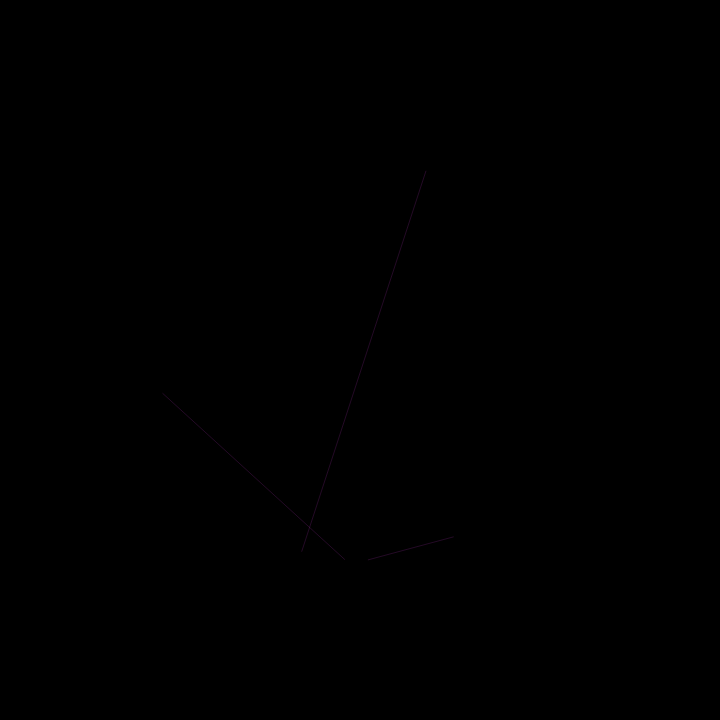
Frame 1 (no input)
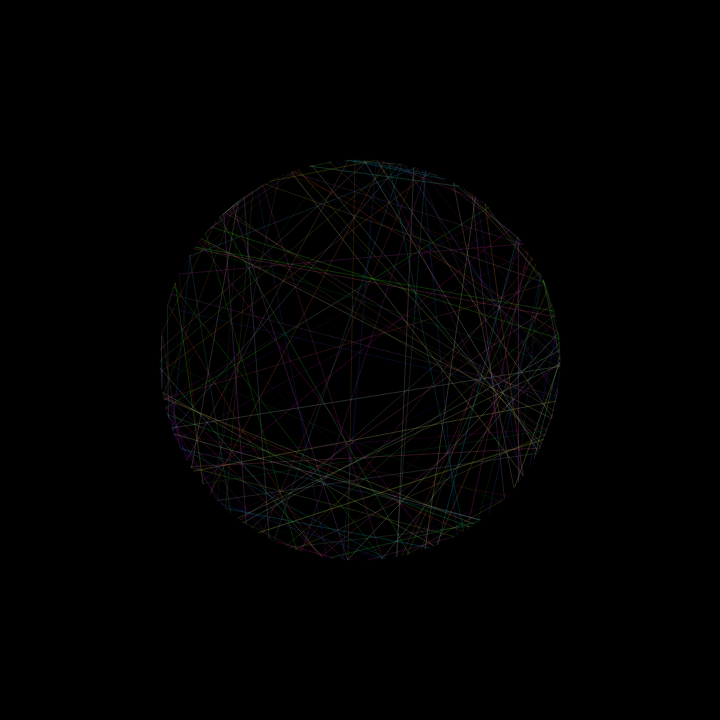
Frame 60 (no input)
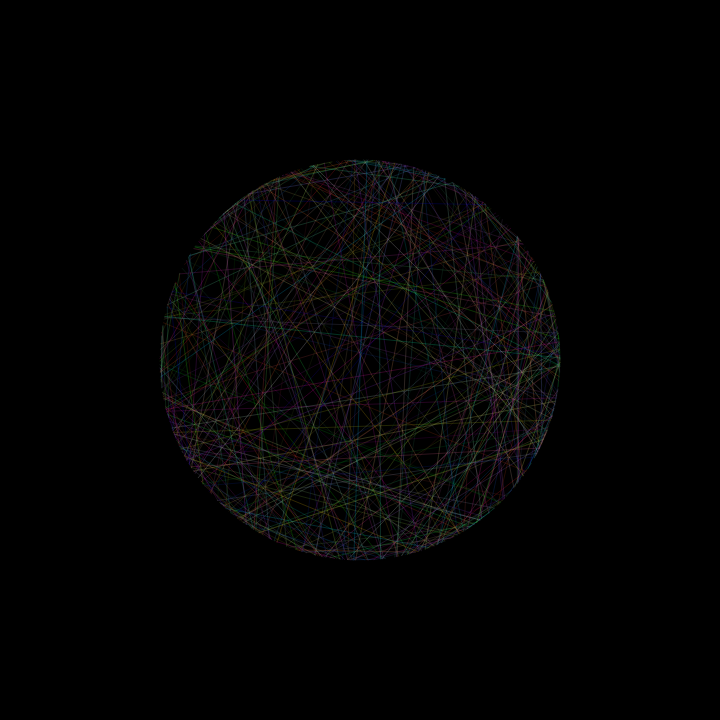
Frame 120 (the mouse pressed at the canvas centre since frame 60)

The p5.js sketch that drew these frames (run headless with seeded random() and noise() and a simulated clock; from frame 60 on, the mouse is pressed at the canvas centre):

// p5.js sketch
// ── sketch.js
function setup() {
  createCanvas(720, 720)
  background(0)
}

function draw() {
  // draw two random chords each frame
  let r = random(255) // r is a random number between 0 - 255
  let g = random(255) // g is a random number betwen 100 - 200
  let b = random(255) // b is a random number between 0 - 100
  let a = random(200, 255) // a is a random number between 200 - 255

  stroke(r, g, b, 50)
  randomChord()
  randomChord()
  randomChord()
}

function randomChord() {
  // find a random point on a circle
  let angle1 = random(0, 2 * PI)
  let xpos1 = 160 + 200 + 200 * cos(angle1)
  let ypos1 = 160 + 200 + 200 * sin(angle1)

  // find another random point on the circle
  let angle2 = random(0, 2 * PI)
  let xpos2 = 160 + 200 + 200 * cos(angle2)
  let ypos2 = 160 + 200 + 200 * sin(angle2)
  // draw a line between them
  line(xpos1, ypos1, xpos2, ypos2)
}
